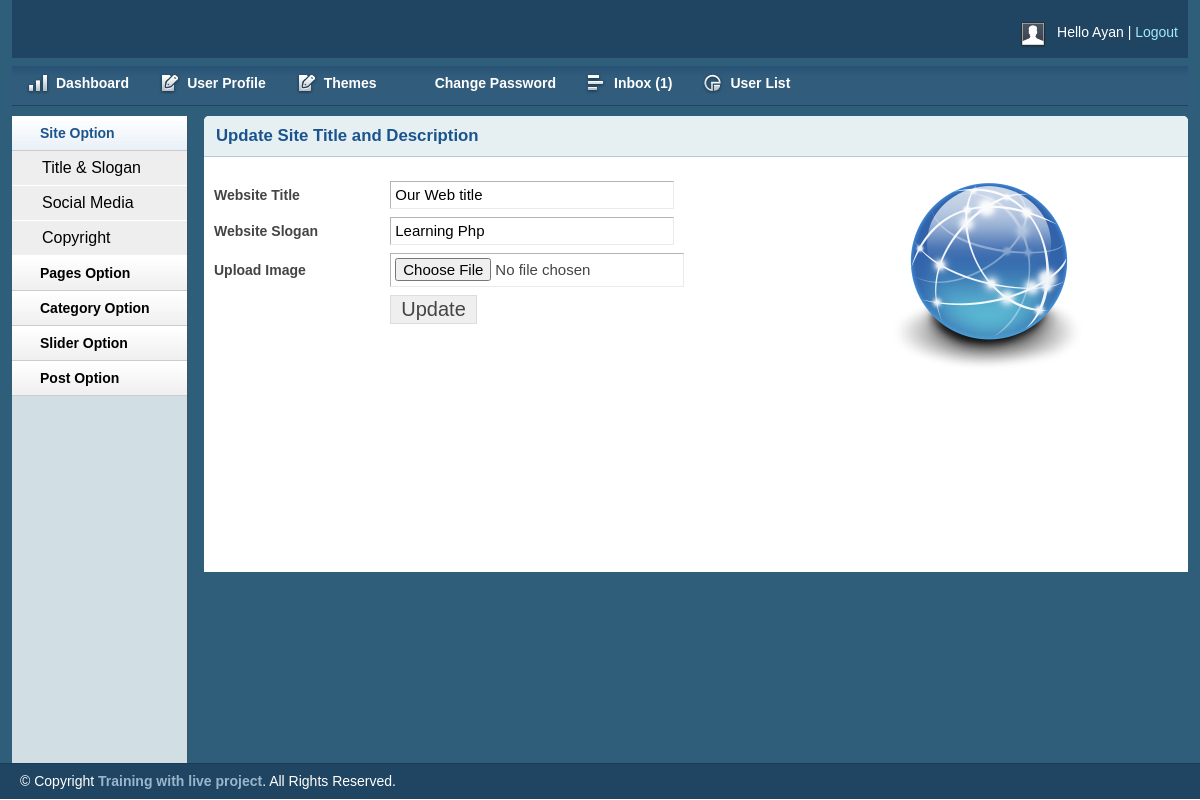
The page /admin/titleslogan.php (signed in) on the database its author committed.
### tables this page shows
CREATE TABLE `title_slogan` (
  `id` int(11) NOT NULL,
  `title` varchar(255) NOT NULL,
  `slogan` varchar(255) NOT NULL,
  `logo` varchar(255) NOT NULL
);

### lib/Database.php (called while the page is built, shortened)
<?php
	class Database{
		public $host = DB_HOST;
		public $user = DB_USER;
		public $pass = DB_PASS;
		public $dbname = DB_NAME;
		public $link;
		private function connectDb(){
			$this->link = new mysqli($this->host, $this->user, $this->pass, $this->dbname);
		}
		public function selectDb($query){
			$result = $this->link->query($query) or die($this->link->error.__LINE__);
			if($result->num_rows > 0){
				return $result;
			}else{
				return false;
			}
		}
	}
?>

### admin/titleslogan.php (the view, shortened to what this page needs)
<?php include 'inc/header.php'; ?>
<?php include 'inc/sidebar.php'; ?>
<div class="grid_10">
    <div class="box round first grid">
        <h2>Update Site Title and Description</h2>
        <div class="block sloginblock">
    <?php
        $query = "SELECT * FROM title_slogan WHERE id='1'";
        $seltitle = $db->selectDb($query);
        if ($seltitle) {
            while ($result = $seltitle->fetch_assoc()) {
    ?>
        <div class="leftblock">
         <form action="" method="post" enctype="multipart/form-data">
            <table class="form">
                <tr>
                    <td>
                        <label>Website Title</label>
                    </td>
                    <td>
                        <input type="text" value="<?php echo $result['title']; ?>"  name="title" class="medium" />
                    </td>
                </tr>
				 <tr>
                    <td>
                        <label>Website Slogan</label>
                    </td>
                    <td>
                        <input type="text" value="<?php echo $result['slogan']; ?>" name="slogan" class="medium" />
                    </td>
                </tr>
				<tr>
                    <td>
                        <label>Upload Image</label>
                    </td>
                    <td>
                        <input type="file" name="logo" />
                    </td>
                </tr>
				 <tr>
                    <td>
                    </td>
                    <td>
                        <input type="submit" name="submit" Value="Update" />
                    </td>
                </tr>
            </table>
            </form>
         </div>
         <div class="rightblock">
             <img src="<?php echo $result['logo']; ?>" alt="" width="200px" height="200px">
         </div>
    <?php } } ?>
        </div>
    </div>
</div>
<?php include 'inc/footer.php';?>

### admin/css/layout.css (style rules this page uses)
body { background: #fff none repeat scroll 0 0; color: #444; font-size: 14px; padding: 0; }
h1, h2, h3, h4, h5, h6 { line-height:1.2em; margin-bottom:.3em; }
h2 { margin-top:1em; }
.box { background:#fff; margin-bottom:20px; padding:10px 10px 10px 10px; margin-left:-8px; }
.box.grid { padding-bottom:40px; }
.box.round { -moz-border-radius: 5px 5px 0px 0px; -webkit-border-radius: 5px 5px 0px 0px; border-radius: 5px 5px 0px 0px; }
.box h2 { font-size:1.2em; font-weight:bold; color:#1B548D; background:#E6F0F3; margin:-10px -10px 0 -10px; padding:10px 12px; border-bottom:1px solid #B3CBD6; -moz-border-radius: 5px 5px 0px 0px; -webkit-border-radius: 5px 5px 0px 0px; border-radius: 5px 5px 0px 0px; }
.box.first { min-height: 406px; }
.block { padding-top:20px; }
table.form { width:100%; }
table.form td { padding:4px 0px; }
table.form label { font-weight:bold; }
table.form input, table.form select { font-size: 15px; padding: 4px 4px 5px 4px; border-top: 1px solid #b3b3b3; border-left: 1px solid #b3b3b3; border-right: 1px solid #eaeaea; border-bottom: 1px solid #eaeaea; }
table.form input[type="submit"] { border: 1px solid #ddd; color: #444; cursor: pointer; font-size: 20px; padding: 2px 10px; }
input.medium { width: 55%; }
.block { padding-bottom:1px; }

### admin/titleslogan.php (style rules this page uses)
.leftblock { float: left;width: 70% }
.rightblock { float: left;width: 20% }

### rows shown on the page
title_slogan: title "Our Web title", slogan "Learning Php", logo (picture)

### other values the page prints
Session::get('username') "Ayan"
$msgno "1"
